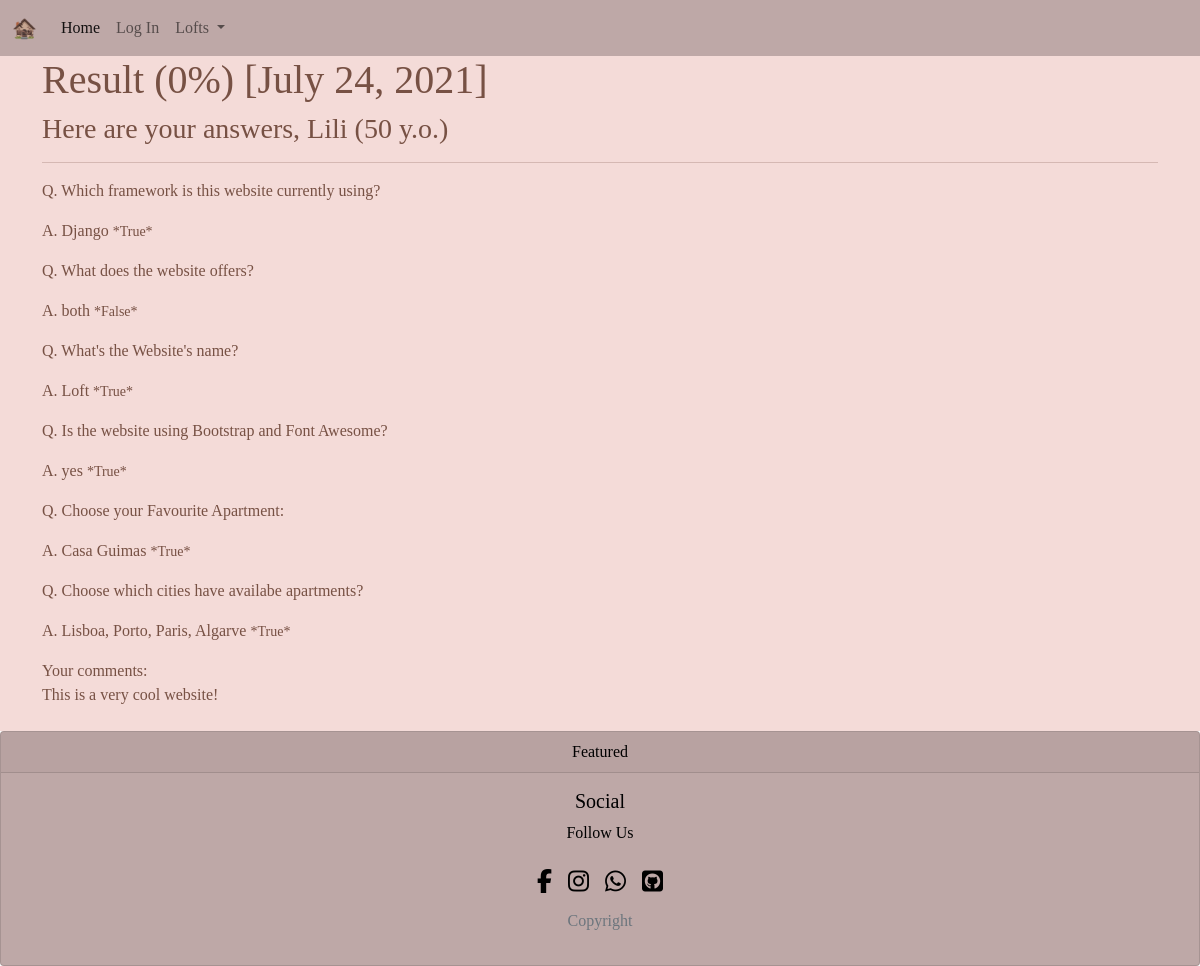
/quizz_result/10, run on the app's committed database.
### loft/models.py (models this page shows, shortened)
class Quizz(models.Model):
    timestamp = models.DateField(auto_now=True)
    score = models.IntegerField()
    username = models.CharField(max_length=50)
    age = models.IntegerField()
    comments = models.CharField(max_length=300)

class Answer(models.Model):
    quizz = models.ForeignKey(Quizz, on_delete=models.CASCADE, related_name="answers")
    question = models.CharField(max_length=250)
    correct = models.BooleanField()
    answer = models.CharField(max_length=300)

### loft/views.py (the view)
# urls.py: path('quizz_result/<int:quizz_id>', views.quizz_result, name="quizz_result"),
def quizz_result(request, quizz_id):
	return render(request, 'loft/results.html', {'quizz': Quizz.objects.get(pk=quizz_id)})

### loft/templates/loft/results.html
{% extends 'loft/base.html' %}
{% block main %}
    <div class="container">
        <h1> Result ({{ quizz.score }}%) [{{ quizz.timestamp }}]</h1>
        <h3>Here are your answers, {{ quizz.username }} ({{ quizz.age }} y.o.)</h3>
        <hr>
        {% for answer in quizz.answers.all %}
            <p>Q. {{ answer.question }}</p>
            <p>A. {{ answer.answer }} <small> *{{ answer.correct }}* </small></p>
        {% endfor %}
        Your comments:
        <p class="m-0 pb-4">{{ quizz.comments }}</p>
    </div>
{% endblock %}

### loft/static/loft/css/base.css (style rules this page uses)
* { scroll-behavior: smooth; box-sizing: border-box; padding: 0; margin: 0; font-family: 'Cormorant Garamond', serif; color: #775144; }

### data on the page
Quizz: score "0", timestamp "July 24, 2021", username "Lili", age "50", comments "This is a very cool website!"
Answer: question "Which framework is this website currently using?", answer "Django", correct "True"
Answer: question "What does the website offers?", answer "both", correct "False"
Answer: question "What's the Website's name?", answer "Loft", correct "True"
Answer: question "Is the website using Bootstrap and Font Awesome?", answer "yes", correct "True"
Answer: question "Choose your Favourite Apartment:", answer "Casa Guimas", correct "True"
Answer: question "Choose which cities have availabe apartments?", answer "Lisboa, Porto, Paris, Algarve", correct "True"
